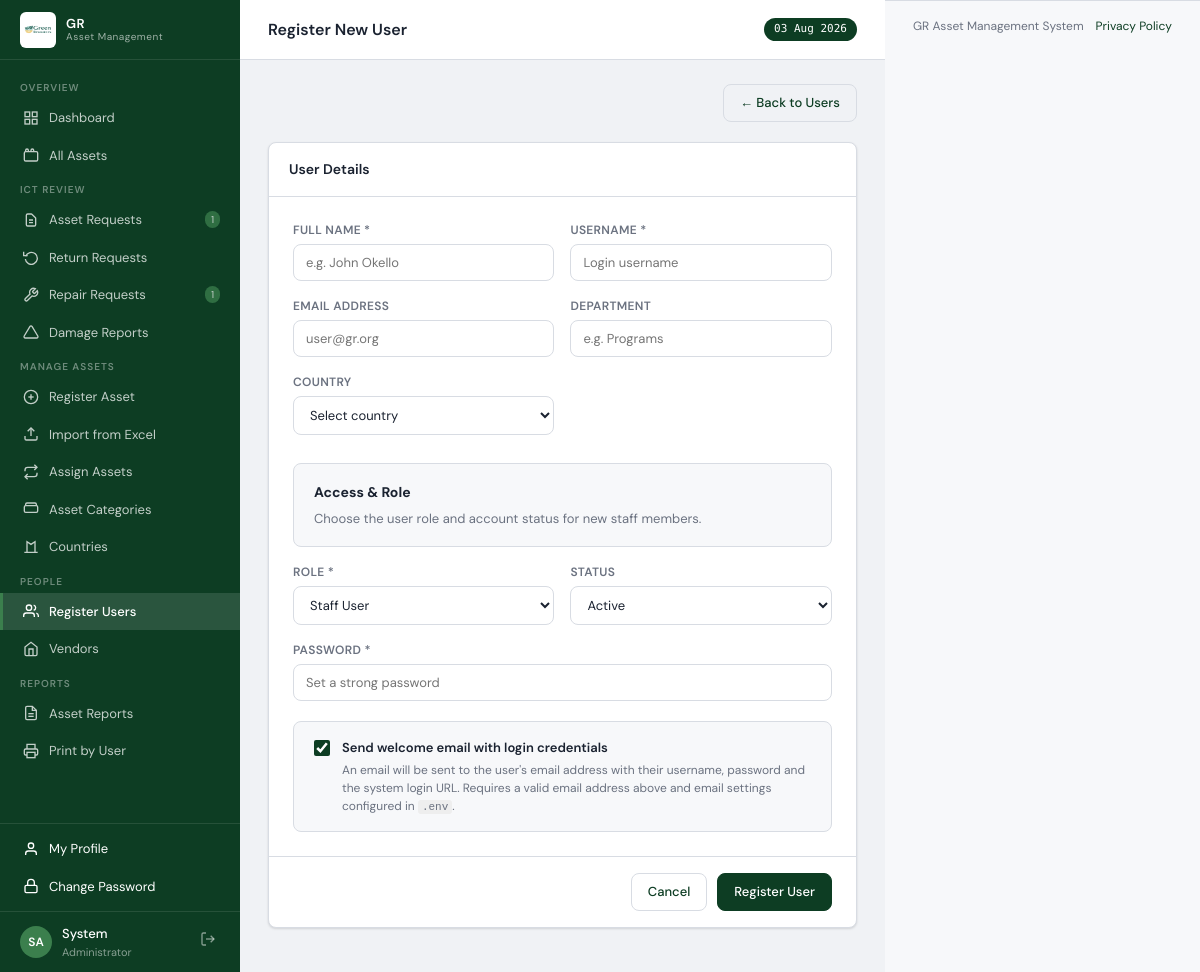
The page /users/new (signed in) on the database its author committed.
### models.py (models this page shows, shortened)
class User(UserMixin, db.Model):
    __tablename__ = 'users'
    id            = db.Column(db.Integer, primary_key=True)
    username      = db.Column(db.String(80),  unique=True, nullable=False)
    password_hash = db.Column(db.String(256), nullable=False)
    name          = db.Column(db.String(150), nullable=False)
    email         = db.Column(db.String(150))
    department    = db.Column(db.String(100))
    project_id    = db.Column(db.Integer, db.ForeignKey('projects.id'))
    role          = db.Column(db.String(20),  nullable=False, default='user')
    status        = db.Column(db.String(20),  nullable=False, default='active')
    force_password_change = db.Column(db.Boolean, nullable=False, default=False)
    created_at    = db.Column(db.DateTime,    default=datetime.utcnow)
    assigned_assets = db.relationship('Asset', foreign_keys='Asset.assigned_to_id',
                                      backref='assigned_user', lazy='dynamic')
    project         = db.relationship('Project', backref='users')
    return_records  = db.relationship('ReturnRecord', backref='user',
                                      foreign_keys='ReturnRecord.user_id', lazy='dynamic')
    @property
    def initials(self):
        p = self.name.split()
        return ''.join(x[0] for x in p[:2]).upper()
    session_token = db.Column(db.String(128), nullable=True)
    last_login_at = db.Column(db.DateTime)
    last_login_ip = db.Column(db.String(100))
    @property
    def role_label(self):
        from models import Role
        role = Role.query.filter_by(name=self.role).first()
        if role:
            return role.label
        return {'admin':'Administrator','finance':'Finance Officer','user':'Staff User'}.get(self.role, self.role)

class Role(db.Model):
    __tablename__ = 'roles'
    id          = db.Column(db.Integer, primary_key=True)
    name        = db.Column(db.String(50), unique=True, nullable=False)
    label       = db.Column(db.String(100), nullable=False)
    description = db.Column(db.Text)
    created_at  = db.Column(db.DateTime, default=datetime.utcnow)

### routes/users.py (the view, shortened to what this page needs)
@users_bp.route('/new', methods=['GET', 'POST'])
@login_required
@admin_required
def new():
    return render_template('users/form.html', user=None, title='Register New User', roles=_roles(), countries=_countries())

### templates/users/form.html (shortened to what this page needs)
{% extends 'base.html' %}
{% block page_title %}{{ title }}{% endblock %}
{% block content %}
<div class="page-title" style="justify-content:flex-end">
  <a href="{{ url_for('users.index') }}" class="btn btn-outline">← Back to Users</a>
</div>
<form method="POST" style="max-width:700px">
  <div class="card">
    <div class="card-header"><h2>User Details</h2></div>
    <div style="padding:24px">
      <div class="form-grid form-grid-2">
        <div class="form-group">
          <label>Full Name *</label>
          <input name="name" value="{{ user.name if user else '' }}" placeholder="e.g. John Okello" required>
        </div>
        <div class="form-group">
          <label>Username *</label>
          <input name="username" value="{{ user.username if user else '' }}" placeholder="Login username" required>
        </div>
        <div class="form-group">
          <label>Email Address</label>
          <input name="email" type="email" value="{{ user.email if user else '' }}" placeholder="user@gr.org">
        </div>
        <div class="form-group">
          <label>Department</label>
          <input name="department" value="{{ user.department if user else '' }}" placeholder="e.g. Programs">
        </div>
        <div class="form-group">
          <label>Country</label>
          <select name="project_id">
            <option value="">Select country</option>
          </select>
        </div>
        <div style="grid-column:1/-1;margin-top:12px;padding:18px 20px;background:var(--surface2);border:1px solid var(--border);border-radius:var(--radius)">
          <div style="font-size:14px;font-weight:700;margin-bottom:6px">Access & Role</div>
          <div style="font-size:13px;color:var(--text-muted)">Choose the user role and account status for new staff members.</div>
        </div>
        <div class="form-group">
          <label>Role *</label>
          <select name="role">
            {% for role in roles %}
            {% if role.name is defined %}
              {% set value = role.name %}
              {% set label = role.label %}
            {% else %}
              {% set value = role[0] %}
              {% set label = role[1] %}
            {% endif %}
            <option value="{{ value }}" {% if (not user and value == 'user') or (user and user.role == value) %}selected{% endif %}>{{ label }}</option>
            {% endfor %}
          </select>
        </div>
        <div class="form-group">
          <label>Status</label>
          <select name="status">
            <option value="active"   {% if not user or user.status == 'active'   %}selected{% endif %}>Active</option>
          </select>
        </div>
        <div class="form-group" style="grid-column:1/-1">
          <label>Password {% if user %}(leave blank to keep current){% else %}*{% endif %}</label>
          <input name="password" type="password"
                 placeholder="{% if user %}Leave blank to keep current password{% else %}Set a strong password{% endif %}"
                 {% if not user %}required{% endif %}>
        </div>
      </div>
      {% if not user %}
      <div style="margin-top:20px;padding:16px 20px;background:var(--surface2);border:1px solid var(--border);border-radius:var(--radius)">
        <label style="display:flex;align-items:flex-start;gap:12px;cursor:pointer">
          <input type="checkbox" name="send_email" id="send_email" checked
                 style="width:16px;height:16px;margin-top:2px;accent-color:var(--primary);flex-shrink:0">
          <div>
            <div style="font-size:13px;font-weight:600;color:var(--text)">
              Send welcome email with login credentials
            </div>
            <div style="font-size:12px;color:var(--text-muted);margin-top:3px">
              An email will be sent to the user's email address with their username, password and the system login URL.
              Requires a valid email address above and email settings configured in <code style="font-size:11px;background:#eee;padding:1px 4px;border-radius:3px">.env</code>.
            </div>
          </div>
        </label>
      </div>
      {% endif %}
    </div>
    <div style="padding:16px 24px;border-top:1px solid var(--border);display:flex;justify-content:flex-end;gap:10px">
      <a href="{{ url_for('users.index') }}" class="btn btn-outline">Cancel</a>
      <button type="submit" class="btn btn-primary">
        {{ 'Save Changes' if user else 'Register User' }}
      </button>
    </div>
  </div>
</form>
{% endblock %}

### templates/base.html (shortened to what this page needs)
<!DOCTYPE html>
<html lang="en" data-app-build="2026-07-08-staff-portal">
<head>
</head>
<body>
<div id="app">
  <div id="sidebar">
    <div class="sidebar-logo">
      <img src="{{ url_for('static', filename='img/GR.jpg') }}"
           alt="GR Logo"
           style="width:36px;height:36px;object-fit:contain;border-radius:6px;flex-shrink:0;background:#fff;padding:2px;">
      <div class="logo-text">GR<div class="logo-sub">Asset Management</div></div>
    </div>
    <nav class="sidebar-nav">
      <div class="nav-section">Overview</div>
      <a href="{{ url_for('main.dashboard') }}" class="nav-item {% if request.endpoint == 'main.dashboard' %}active{% endif %}">
        <svg viewBox="0 0 24 24" fill="none" stroke="currentColor" stroke-width="2"><rect x="3" y="3" width="7" height="7"/><rect x="14" y="3" width="7" height="7"/><rect x="14" y="14" width="7" height="7"/><rect x="3" y="14" width="7" height="7"/></svg>
        Dashboard
      </a>
      <a href="{{ url_for('assets.index') }}" class="nav-item {% if request.endpoint in ('assets.index', 'assets.detail') %}active{% endif %}">
        <svg viewBox="0 0 24 24" fill="none" stroke="currentColor" stroke-width="2"><rect x="2" y="7" width="20" height="14" rx="2"/><path d="M16 7V5a2 2 0 0 0-4 0v2"/><path d="M8 7V5a2 2 0 0 0-4 0v2"/></svg>
        {% if is_staff_portal %}My Assets{% else %}All Assets{% endif %}
      </a>
      {% if current_user.role in ('admin', 'finance') %}
      <div class="nav-section">ICT Review</div>
      <a href="{% if current_user.role == 'finance' %}{{ url_for('requests.asset_requests', review=1) }}{% else %}{{ url_for('requests.asset_requests') }}{% endif %}" class="nav-item ">
        <svg viewBox="0 0 24 24" fill="none" stroke="currentColor" stroke-width="2"><path d="M9 12h6m-6 4h6m2 5H7a2 2 0 0 1-2-2V5a2 2 0 0 1 2-2h5.586a1 1 0 0 1 .707.293l5.414 5.414a1 1 0 0 1 .293.707V19a2 2 0 0 1-2 2z"/></svg>
        Asset Requests
        {% set pr = pending_asset_requests %}
        {% if pr > 0 %}<span style="background:var(--accent);color:#fff;font-size:10px;padding:1px 6px;border-radius:10px;margin-left:auto">{{ pr }}</span>{% endif %}
      </a>
      <a href="{% if current_user.role == 'finance' %}{{ url_for('requests.return_requests', review=1) }}{% else %}{{ url_for('requests.return_requests') }}{% endif %}" class="nav-item ">
        <svg viewBox="0 0 24 24" fill="none" stroke="currentColor" stroke-width="2"><polyline points="1 4 1 10 7 10"/><path d="M3.51 15a9 9 0 1 0 .49-4"/></svg>
        Return Requests
        {% set rr = pending_return_requests %}
      </a>
      <a href="{% if current_user.role == 'finance' %}{{ url_for('requests.repair_requests', review=1) }}{% else %}{{ url_for('requests.repair_requests') }}{% endif %}" class="nav-item ">
        <svg viewBox="0 0 24 24" fill="none" stroke="currentColor" stroke-width="2"><path d="M14.7 6.3a1 1 0 0 0 0 1.4l1.6 1.6a1 1 0 0 0 1.4 0l3.77-3.77a6 6 0 0 1-7.94 7.94l-6.91 6.91a2.12 2.12 0 0 1-3-3l6.91-6.91a6 6 0 0 1 7.94-7.94l-3.76 3.76z"/></svg>
        Repair Requests
        {% set rpr = pending_repair_requests %}
        {% if rpr > 0 %}<span style="background:var(--accent);color:#fff;font-size:10px;padding:1px 6px;border-radius:10px;margin-left:auto">{{ rpr }}</span>{% endif %}
      </a>
      <a href="{% if current_user.role == 'finance' %}{{ url_for('requests.damage_reports', review=1) }}{% else %}{{ url_for('requests.damage_reports') }}{% endif %}" class="nav-item ">
        <svg viewBox="0 0 24 24" fill="none" stroke="currentColor" stroke-width="2"><path d="M10.29 3.86L1.82 18a2 2 0 0 0 1.71 3h16.94a2 2 0 0 0 1.71-3L13.71 3.86a2 2 0 0 0-3.42 0z"/></svg>
        Damage Reports
        {% set pdr = pending_damage_reports %}
      </a>
      {% endif %}
      {% if current_user.role == 'admin' %}
      <div class="nav-section">Manage Assets</div>
      <a href="{{ url_for('assets.new') }}" class="nav-item {% if request.endpoint == 'assets.new' %}active{% endif %}">
        <svg viewBox="0 0 24 24" fill="none" stroke="currentColor" stroke-width="2"><circle cx="12" cy="12" r="10"/><line x1="12" y1="8" x2="12" y2="16"/><line x1="8" y1="12" x2="16" y2="12"/></svg>
        Register Asset
      </a>
      <a href="{{ url_for('assets.bulk_import') }}" class="nav-item {% if request.endpoint == 'assets.bulk_import' %}active{% endif %}">
        <svg viewBox="0 0 24 24" fill="none" stroke="currentColor" stroke-width="2"><path d="M21 15v4a2 2 0 0 1-2 2H5a2 2 0 0 1-2-2v-4"/><polyline points="17 8 12 3 7 8"/><line x1="12" y1="3" x2="12" y2="15"/></svg>
        Import from Excel
      </a>
      <a href="{{ url_for('assets.assign') }}" class="nav-item {% if 'assets.assign' in (request.endpoint or '') %}active{% endif %}">
        <svg viewBox="0 0 24 24" fill="none" stroke="currentColor" stroke-width="2"><polyline points="17 1 21 5 17 9"/><path d="M3 11V9a4 4 0 0 1 4-4h14"/><polyline points="7 23 3 19 7 15"/><path d="M21 13v2a4 4 0 0 1-4 4H3"/></svg>
        Assign Assets
      </a>
      <a href="{{ url_for('admin.categories') }}" class="nav-item {% if 'admin.categor' in (request.endpoint or '') %}active{% endif %}">
        <svg viewBox="0 0 24 24" fill="none" stroke="currentColor" stroke-width="2"><path d="M20 7H4a2 2 0 0 0-2 2v6c0 1.1.9 2 2 2h16a2 2 0 0 0 2-2V9a2 2 0 0 0-2-2z"/><path d="M4 7V5a2 2 0 0 1 2-2h12a2 2 0 0 1 2 2v2"/></svg>
        Asset Categories
      </a>
      <a href="{{ url_for('admin.countries') }}" class="nav-item {% if 'admin.project' in (request.endpoint or '') or 'admin.countries' in (request.endpoint or '') %}active{% endif %}">
        <svg viewBox="0 0 24 24" fill="none" stroke="currentColor" stroke-width="2"><path d="M2 20h20M6 20V4l6 4 6-4v16"/></svg>
        Countries
      </a>
      <div class="nav-section">People</div>
      <a href="{{ url_for('users.index') }}" class="nav-item {% if 'users.' in (request.endpoint or '') %}active{% endif %}">
        <svg viewBox="0 0 24 24" fill="none" stroke="currentColor" stroke-width="2"><path d="M17 21v-2a4 4 0 0 0-4-4H5a4 4 0 0 0-4 4v2"/><circle cx="9" cy="7" r="4"/><path d="M23 21v-2a4 4 0 0 0-3-3.87"/><path d="M16 3.13a4 4 0 0 1 0 7.75"/></svg>
        Register Users
      </a>
      <a href="{{ url_for('admin.vendors') }}" class="nav-item {% if 'admin.vendor' in (request.endpoint or '') %}active{% endif %}">
        <svg viewBox="0 0 24 24" fill="none" stroke="currentColor" stroke-width="2"><path d="M3 9l9-7 9 7v11a2 2 0 0 1-2 2H5a2 2 0 0 1-2-2z"/><polyline points="9 22 9 12 15 12 15 22"/></svg>
        Vendors
      </a>
      <div class="nav-section">Reports</div>
      <a href="{{ url_for('reports.index') }}" class="nav-item {% if request.endpoint == 'reports.index' %}active{% endif %}">
        <svg viewBox="0 0 24 24" fill="none" stroke="currentColor" stroke-width="2"><path d="M14 2H6a2 2 0 0 0-2 2v16a2 2 0 0 0 2 2h12a2 2 0 0 0 2-2V8z"/><polyline points="14 2 14 8 20 8"/><line x1="16" y1="13" x2="8" y2="13"/><line x1="16" y1="17" x2="8" y2="17"/></svg>
        Asset Reports
      </a>
      <a href="{{ url_for('reports.print_by_user') }}" class="nav-item {% if request.endpoint == 'reports.print_by_user' %}active{% endif %}">
        <svg viewBox="0 0 24 24" fill="none" stroke="currentColor" stroke-width="2"><polyline points="6 9 6 2 18 2 18 9"/><path d="M6 18H4a2 2 0 0 1-2-2v-5a2 2 0 0 1 2-2h16a2 2 0 0 1 2 2v5a2 2 0 0 1-2 2h-2"/><rect x="6" y="14" width="12" height="8"/></svg>
        Print by User
      </a>
      {% endif %}
    </nav>
    <div style="border-top:1px solid rgba(255,255,255,.1);padding:6px 0">
      {% if not is_staff_portal %}
      <a href="{{ url_for('main.profile') }}"
         class="nav-item {% if request.endpoint == 'main.profile' %}active{% endif %}" style="opacity:1">
        <svg viewBox="0 0 24 24" fill="none" stroke="currentColor" stroke-width="2"><path d="M20 21v-2a4 4 0 0 0-4-4H8a4 4 0 0 0-4 4v2"/><circle cx="12" cy="7" r="4"/></svg>
        My Profile
      </a>
      {% endif %}
      <a href="{{ url_for('main.change_password') }}"
         class="nav-item {% if request.endpoint == 'main.change_password' %}active{% endif %}" style="opacity:1">
        <svg viewBox="0 0 24 24" fill="none" stroke="currentColor" stroke-width="2"><rect x="3" y="11" width="18" height="11" rx="2"/><path d="M7 11V7a5 5 0 0 1 10 0v4"/></svg>
        Change Password
      </a>
    </div>
    <div class="sidebar-user">
      <div class="user-avatar">{{ current_user.initials }}</div>
      <div class="user-info">
        <div class="uname">{{ current_user.name.split()[0] }}</div>
        <div class="urole">{{ current_user.role_label }}</div>
      </div>
      <a href="{{ url_for('auth.logout') }}" class="btn-logout" title="Sign out">
        <svg viewBox="0 0 24 24" fill="none" stroke="currentColor" stroke-width="2" width="16" height="16"><path d="M9 21H5a2 2 0 0 1-2-2V5a2 2 0 0 1 2-2h4"/><polyline points="16 17 21 12 16 7"/><line x1="21" y1="12" x2="9" y2="12"/></svg>
      </a>
    </div>
  </div>
  <div id="main">
    <div id="topbar">
      <h1>{% block page_title %}Dashboard{% endblock %}</h1>
      <span class="topbar-badge">{{ now.strftime('%d %b %Y') }}</span>
    </div>
    <div id="content">
      {% block content %}{% endblock %}
    </div>
  </div>
  <footer style="padding:16px 28px; background:var(--surface2); border-top:1px solid var(--border); font-size:12px; color:var(--text-muted);">
    <div style="display:flex;flex-wrap:wrap;gap:12px;justify-content:space-between; align-items:center;">
      <span>GR Asset Management System</span>
      <a href="{{ privacy_policy_url }}" style="color:var(--primary);text-decoration:none;">Privacy Policy</a>
    </div>
  </footer>
</div>
</body>
</html>

### rows shown on the page
User: initials "SA", name "System", role_label "Administrator"

### other values the page prints
{{ pr }} "1"
{{ rpr }} "1"
{{ title }} "Register New User"
{{ now.strftime('%d %b %Y') }} "03 Aug 2026"
{{ 'Save Changes' if user else 'Register User' }} "Register User"
form field role "Staff User"
